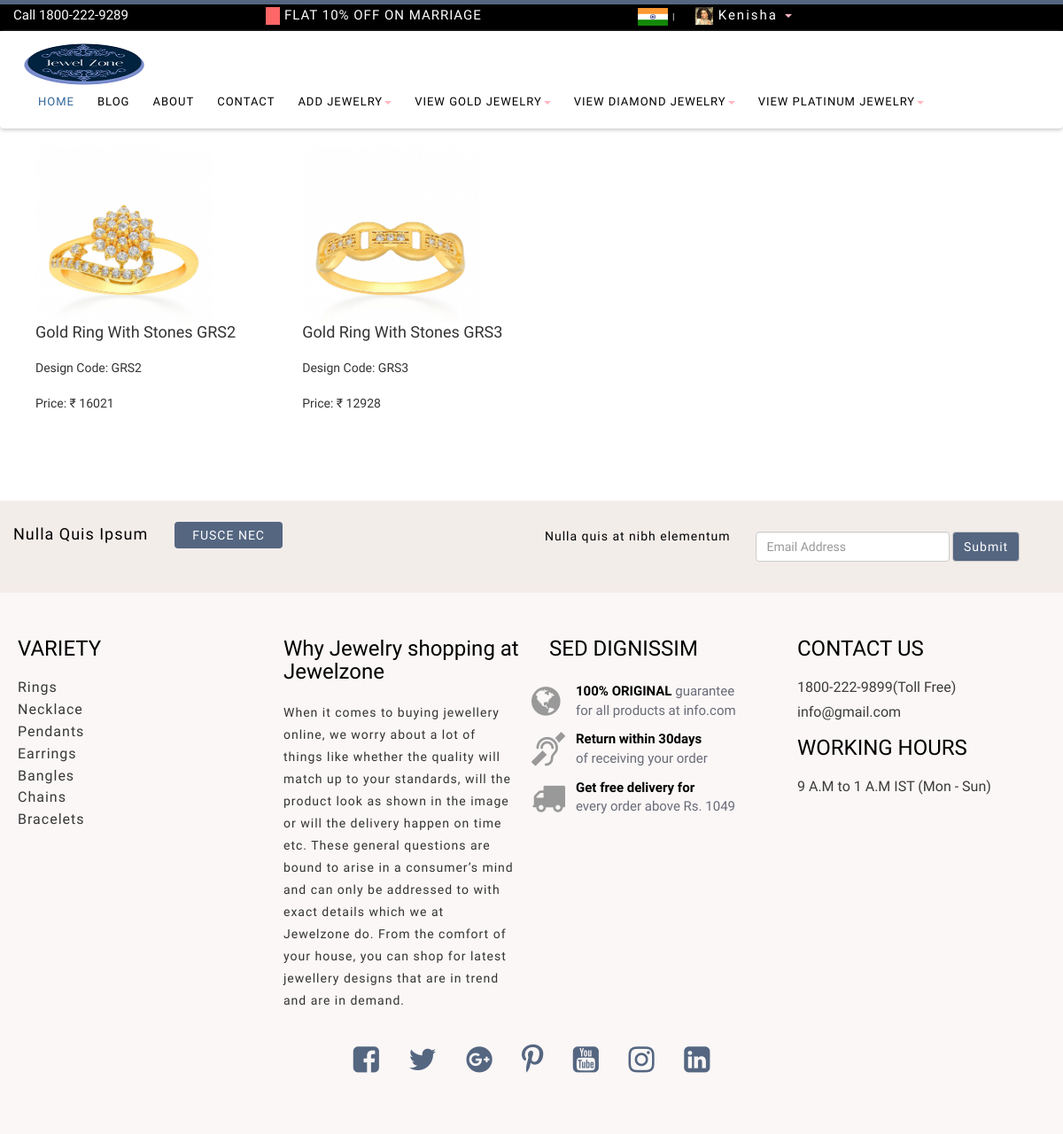
The app's page /view_gold_rings/ (signed in) with its own data.
### jewelzone/models.py (models this page shows, shortened)
class User(models.Model):
    fname = models.CharField(max_length=50)
    lname = models.CharField(max_length=50)
    email = models.CharField(max_length=50)
    mobile = models.CharField(max_length=50)
    password = models.CharField(max_length=50)
    cpassword = models.CharField(max_length=50)
    usertype = models.CharField(max_length=50,default="user")
    user_image = models.ImageField(upload_to='user_image/',default='')

class Gold_jewelry(models.Model):
    CHOICES = (
        ("rings",'rings'),
        ("necklace",'necklace'),
        ("earrings",'earrings'),
        ("pendants",'pendants'),
        ("bangles",'bangles'),
        ("bracelet",'bracelet'),
        ("chains",'chains'),
    )
    METAL_COLOUR = (
        ("yellow",'yellow'),
        ("rose",'rose'),
        ("two_tone",'two_tone'),
    )
    GENDER = (
        ("men",'men'),
        ("women",'women'),
    )
    gold_category = models.CharField(max_length=50,choices=CHOICES,default="")
    gold_name = models.CharField(max_length=40)
    gold_des_code = models.CharField(max_length=10)
    gold_price = models.CharField(max_length=10)
    gold_gross = models.CharField(max_length=10)
    gold_net = models.CharField(max_length=10)
    gold_stone_wt = models.CharField(max_length=10,default="")
    gold_gender = models.CharField(max_length=20,choices=GENDER)
    gold_metal_colour = models.CharField(max_length=50,choices=METAL_COLOUR)
    gold_purity = models.CharField(max_length=10,default="22KT (916)")
    gold_certification = models.CharField(max_length=20,default="BIS Hallmark 916")
    gold_stock = models.CharField(max_length=20,default="Available")
    gold_image = models.ImageField(upload_to='gold_jewelry',default="")
    user = models.ForeignKey(User,on_delete=models.CASCADE,default="",null=True,blank=True)

### jewelzone/views.py (the view)
# urls.py: path('view_gold_rings/',views.view_gold_rings,name='view_gold_rings'),
def view_gold_rings(request):
    user = User.objects.get(email=request.session['email'])
    goldjew = Gold_jewelry.objects.filter(user=user,gold_category="rings")
    return render(request,'gold/view_gold_rings.html',{'goldjew':goldjew,'user':user})

### jewelzone/templates/gold/view_gold_rings.html (shortened to what this page needs)
{% extends 'seller_header.html' %}
{% load static %}
{% block content %}
<!DOCTYPE html>
<html lang="en">
<head>
    <link href="{% static 'css/bootstrap.min.css' %}" rel="stylesheet">
	<link href="{% static 'css/global.css' %}" rel="stylesheet">
	<link href="{% static 'css/index.css' %}" rel="stylesheet">
	<link href="{% static 'css/about.css' %}" rel="stylesheet">
	<link href="{% static 'css/shop.css' %}" rel="stylesheet">
	<link href="{% static 'css/contact.css' %}" rel="stylesheet">
	<link href="{% static 'css/blog.css' %}" rel="stylesheet">
	<link href="{% static 'css/detail.css' %}" rel="stylesheet">
	<link href="{% static 'css/shop_detail.css' %}" rel="stylesheet">
	<link rel="stylesheet" type="text/css" href="{% static 'css/font-awesome.min.css' %}">
</head>
<body>
<br>
        <div class="row" style="margin-left: 10px;">
            {% for gr in goldjew %}
            <div id="box" class="col-sm-3">
                <div class="container">
                    <div class="card">
                        <a href="{% url 'gold_product_detail' pk=gr.pk %}"><img class="card-img-top" src="{{gr.gold_image.url}}" alt="Card image" width="200px" height="200px"></a>
                        <div class="card-body">
                            <h4 class="card-title">{{gr.gold_name}}</h4><br>
                            <p class="card-text">Design Code: {{gr.gold_des_code}}</p><br>
                            <p class="card-text">Price: ₹ {{gr.gold_price}}</p><br>
                        </div>
                    </div>
                </div>
            </div>
            {% endfor %}
        </div>
        <br><br><br><br>
    {% include 'footer.html' %}
</body>
</html>
{% endblock %}

### jewelzone/templates/seller_header.html (shortened to what this page needs)
{% load static %}
<!DOCTYPE html>
<html lang="en">
<head>
	<link href="{% static 'css/bootstrap.min.css' %}" rel="stylesheet">
	<link href="{% static 'css/global.css' %}" rel="stylesheet">
	<link href="{% static 'css/index.css' %}" rel="stylesheet">
	<link href="{% static 'css/about.css' %}" rel="stylesheet">
	<link href="{% static 'css/shop.css' %}" rel="stylesheet">
	<link href="{% static 'css/contact.css' %}" rel="stylesheet">
	<link href="{% static 'css/blog.css' %}" rel="stylesheet">
	<link href="{% static 'css/detail.css' %}" rel="stylesheet">
	<link href="{% static 'css/shop_detail.css' %}" rel="stylesheet">
	<link rel="stylesheet" type="text/css" href="{% static 'css/font-awesome.min.css' %}">
</head>
<body>
	<section id="header" class="clearfix" style="background-color: black;">
		<div class="container">
			<div class="row">
				<div class="header_top clearfix">
					<div class="col-sm-3 header_top_left clearfix">
						<div class="header_top_left_inner clearfix" >
							<p><a href="#" style="font-size: 15px;">Call 1800-222-9289</a></p>
						</div>
					</div>
					<div class="col-sm-4 header_top_middle clearfix">
						<div class="header_top_middle_inner clearfix">
							<p><a href="#" style="font-size: 15px;"><span class="trouble_1"></span>FLAT 10% OFF ON MARRIAGE</a></p>
						</div>
					</div>
					<div class="col-sm-5 header_top_right clearfix">
						<div class="header_top_right_inner clearfix">
							<ul>
								<li><a href="#"><img src="{% static 'img/1.png' %}"></a><span class="trouble_2">|</span>
								</li>
								<li class="dropdown" style="margin-left: 15px;">
									<a class="tag_menu" href="#" data-toggle="dropdown" role="button"
										aria-expanded="false" style="font-size: 15px;"><img src="{{user.user_image.url}}" height="20px" width="20px"> {{request.session.fname}} <span class="caret"></span></a>
								</li>
							</ul>
						</div>
					</div>
				</div>
			</div>
		</div>
	</section>
	<section id="header_2" class="cd-secondary-nav">
		<nav class="navbar navbar-default">
			<div class="container-fluid">
				<div class="navbar-header page-scroll">
					<a class="navbar-brand" href="index.html"><img src="{% static 'img/2.png' %}"
							style="width: 150px; height: 75px;"></a>
				</div>
				<div class="collapse navbar-collapse" id="bs-example-navbar-collapse-1">
					<ul class="nav navbar-nav">
						<li>
							<a class="tag_menu active_tab" href="{% url 'seller_index' %}">HOME</a>
						</li>
						<li>
                        	<a class="tag_menu" href="{% url 'blog' %}">BLOG</a>
                    	</li>
						<li>
                        <a class="tag_menu" href="{% url 'about' %}">ABOUT</a>
                   		 </li>
					 <li>
                        <a class="tag_menu" href="{% url 'contact' %}">CONTACT</a>
                    </li>
					<li class="dropdown">
						<a class="tag_menu" href="#" data-toggle="dropdown" role="button"
							aria-expanded="false">ADD JEWELRY<span class="caret"></span></a>
					</li>
                        <li class="dropdown">
							<a class="tag_menu" href="#" data-toggle="dropdown" role="button"
								aria-expanded="false">VIEW GOLD JEWELRY<span class="caret"></span></a>
                        </li>
                        <li class="dropdown">
							<a class="tag_menu" href="#" data-toggle="dropdown" role="button"
								aria-expanded="false">VIEW DIAMOND JEWELRY<span class="caret"></span></a>
						</li>
						<li class="dropdown">
							<a class="tag_menu" href="#" data-toggle="dropdown" role="button"
								aria-expanded="false">VIEW PLATINUM JEWELRY<span class="caret"></span></a>
						</li>
					</ul>
				</div>
			</div>
		</nav>
	</section>
  {% block content %}
  {% endblock %}
  </body>
  </html>

### jewelzone/templates/footer.html (shortened to what this page needs)
{% load static %}
<!DOCTYPE html>
<html lang="en">
  <head>
	<link href="{% static 'css/bootstrap.min.css' %}" rel="stylesheet">
	<link href="{% static 'css/global.css' %}" rel="stylesheet">
	<link href="{% static 'css/index.css' %}" rel="stylesheet">
	<link href="{% static 'css/about.css' %}" rel="stylesheet">
	<link href="{% static 'css/shop.css' %}" rel="stylesheet">
	<link href="{% static 'css/contact.css' %}" rel="stylesheet">
	<link href="{% static 'css/blog.css' %}" rel="stylesheet">
	<link href="{% static 'css/detail.css' %}" rel="stylesheet">
	<link href="{% static 'css/shop_detail.css' %}" rel="stylesheet">
	<link rel="stylesheet" type="text/css" href="{% static 'css/font-awesome.min.css' %}">
  </head>
<body>
<section id="center_3" class="clearfix">
 <div class="container">
  <div class="row">
  <div class="center_3_top clearfix">
   <div class="col-sm-6 center_3_top_left clearfix">
    <div class="center_3_top_left_inner">
	 <p>Nulla Quis Ipsum<a href="#">FUSCE NEC</a></p>
	</div>
   </div>
   <div class="col-sm-6 center_3_top_right clearfix">
    <div class="center_3_top_right_top clearfix">
	 <div class="col-sm-5 center_3_top_right_top_left clearfix">
	  <div class="center_3_top_right_top_left_inner clearfix">
	   <p><a href="#">Nulla quis at nibh elementum</a></p>
	  </div>
	 </div>
	 <div class="col-sm-7 center_3_top_right_top_right clearfix">
	  <div class="center_3_top_right_top_right_inner clearfix">
	   <form class="navbar-form navbar-left" role="search">
            <div class="form-group">
              <input type="text" class="form-control form-control_top" placeholder="Email Address">
            </div>
            <button type="submit" class="btn btn-default subject">Submit</button>
        </form>
	  </div>
	 </div>
	</div>
   </div>
  </div>
  </div>
 </div>
</section>
<section id="footer" class="clearfix">
 <div class="container">
  <div class="row">
  <div class="footer_top clearfix">
   <div class="col-sm-3 footer_top_left clearfix">
    <div class="footer_top_left_inner">
		<h5>VARIETY</h5>
		<p><a href="#">Rings</a></p>
		<p><a href="#">Necklace</a></p>
		<p><a href="#">Pendants</a></p>
		<p><a href="#">Earrings</a></p>
		<p><a href="#">Bangles</a></p>
		<p><a href="#">Chains</a></p>
		<p><a href="#">Bracelets</a></p>
	</div>
   </div>
   <div class="col-sm-3 footer_top_left clearfix">
    <div class="footer_top_left_inner">
		<h5>Why Jewelry shopping at Jewelzone</h5>
		<h4>When it comes to buying jewellery online, we worry about a lot of things like whether the quality will
			match up to your standards, will the product look as shown in the image or will the delivery happen on
			time etc. These general questions are bound to arise in a consumer’s mind and can only be addressed to
			with exact details which we at Jewelzone do. From the comfort of your house, you can shop for latest
			jewellery designs that are in trend and are in demand.
		</h4>
	</div>
   </div>
   <div class="col-sm-3 footer_right clearfix">
	 <div class="footer_right_main clearfix">
	  <h5>SED DIGNISSIM</h5>
	  <div class="col-sm-1 footer_right_main_left clearfix">
	   <div class="footer_right_main_left_inner">
	    <p><i class="fa fa-globe"></i></p>
	   </div>
	  </div>
	  <div class="col-sm-11 footer_right_main_left clearfix">
	   <div class="footer_right_main_right_inner clearfix">
	    <p><span class="orange_1">100% ORIGINAL</span> guarantee <br>for all products at info.com</p>
	   </div>
	  </div>
	 </div>
	 <div class="footer_right_main clearfix">
	  <div class="col-sm-1 footer_right_main_left clearfix">
	   <div class="footer_right_main_left_inner">
	    <p><i class="fa fa-deafness"></i></p>
	   </div>
	  </div>
	  <div class="col-sm-11 footer_right_main_left clearfix">
	   <div class="footer_right_main_right_inner clearfix">
	    <p><span class="orange_1">Return within 30days </span><br>of receiving your order</p>
	   </div>
	  </div>
	 </div>
	 <div class="footer_right_main clearfix">
	  <div class="col-sm-1 footer_right_main_left clearfix">
	   <div class="footer_right_main_left_inner">
	    <p><i class="fa fa-truck"></i></p>
	   </div>
	  </div>
	  <div class="col-sm-11 footer_right_main_left clearfix">
	   <div class="footer_right_main_right_inner clearfix">
	    <p><span class="orange_1">Get free delivery for</span><br>every order above Rs. 1049</p>
	   </div>
	  </div>
	 </div>
	</div>
   <div class="col-sm-3 footer_corner clearfix">
    <div class="footer_corner_inner clearfix">
	 <h5>CONTACT US</h5>
	 <p><a href="#">1800-222-9899(Toll Free)</a></p>
	 <p><a href="#">info@gmail.com</a></p>
	</div>
	<div class="footer_corner_inner clearfix">
	 <h5>WORKING HOURS</h5>
	 <p><a href="#">9 A.M to 1 A.M IST (Mon - Sun)</a></p>
	</div>
   </div>
  </div>
  <div class="footer_middle clearfix">
   <ul>
    <li><a href="#"><i class="fa fa-facebook-square"></i></a></li>
	<li><a href="#"><i class="fa fa fa-twitter"></i></a></li>
	<li><a href="#"><i class="fa fa-google-plus-official"></i></a></li>
	<li><a href="#"><i class="fa fa-pinterest-p"></i></a></li>
	<li><a href="#"><i class="fa fa-youtube-square"></i></a></li>
	<li><a href="#"><i class="fa fa-instagram"></i></a></li>
	<li><a href="#"><i class="fa fa-linkedin-square"></i></a></li>
   </ul>
  </div>
  </div>
 </div>
</section>
</body>
</html>

### records on screen
User: user_image (picture), session.fname "Kenisha"
Gold_jewelry: gold_image (picture), gold_name "Gold Ring With Stones GRS2", gold_des_code "GRS2", gold_price "16021"
Gold_jewelry: gold_image (picture), gold_name "Gold Ring With Stones GRS3", gold_des_code "GRS3", gold_price "12928"
